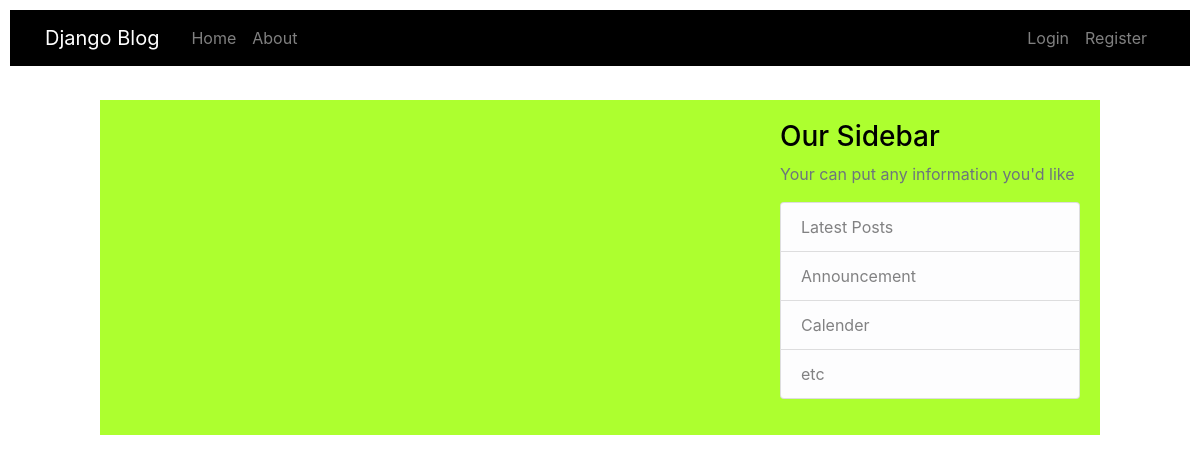
The page /blog/ on the database as committed earlier.
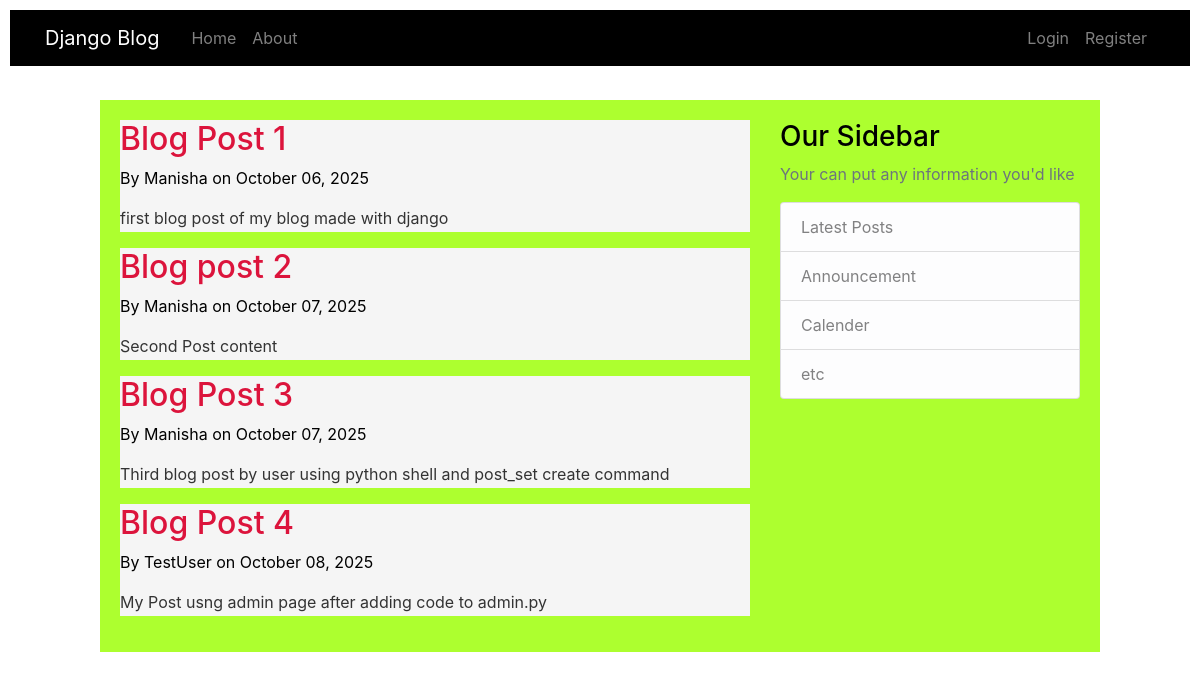
The same page on the database as committed later.
### blog/models.py (models this page shows)
class Post(models.Model):
	title=models.CharField(max_length=200)
	content=models.TextField()
	date_posted=models.DateTimeField(default=timezone.now)#auto_now_add=True when we need only date when post is posted , default=timezone.now when we ant to chnage dtae modified
	author=models.ForeignKey(User,on_delete=models.CASCADE)#when we want unique author for his post and also delete post when author deleted

### blog/views.py (the view)
# urls.py: path('', views.home,name='blog-home'),
def home(request):
	context ={
	    'posts':Post.objects.all(),
	    'title':'Home'
	}
	return render(request,'blog/home.html',context)

### blog/templates/blog/home.html
{% extends "blog/base.html" %}
{% load static %}
{% block content %}
	{% for post in posts %}
  <div class="post">
    <h1 class="post-title">{{ post.title }}</h1>
    <p class="meta">By {{ post.author }} on {{ post.date_posted|date:"F d, Y" }}</p>
    <p class="post-body">{{ post.content }}</p>
  </div>
{% endfor %}
	{% endblock %}

### blog/templates/blog/base.html (shortened to what this page needs)
{% load static %}
<!DOCTYPE html>
<html>
<head>
    <link rel="stylesheet" href="https://cdn.jsdelivr.net/npm/bootstrap@4.4.1/dist/css/bootstrap.min.css">
<link rel="stylesheet" type="text/css" href="{% static 'css/style.css' %}">
</head>
<body class="body">
	<header class="site-header" >
		<nav class="navbar navbar-expand-md navbar-dark dark-bg fixed-top">
			<div class="container">
              <a class="navbar-brand mr-4" href="{% url 'blog-home' %}">Django Blog</a>
              <div class="collapse navbar-collapse" id="navbarToggle">
              	<div class="navbar-nav mr-auto">
              		<a class="nav-item nav-link" href="{% url 'blog-home' %}">Home </a>
              		<a class="nav-item nav-link" href="{% url 'blog-about' %}">About</a>
              	</div>
              	<div class="navbar-nav">
         {% if user.is_authenticated %}
     <a class="nav-item nav-link" href="{% url 'profile' %}">Profile </a>
              		<form method="post" action="{% url 'logout' %}"display: inline;>
    {% csrf_token %}
    <button type="submit" class="nav-item nav-link btn btn-link" style="color: inherit;text-decoration: none;">
      Logout
    </button>
  </form>
    		{% else %}
              		<a class="nav-item nav-link" href="{% url 'login' %}">Login </a>
              		<a class="nav-item nav-link" href="{% url 'register' %}">Register</a>
              		{% endif %}
              </div>
          </div>
      </div>
	</nav>
	</header>
	<main  class="main" role="main" >
		<div class="row">
			<div class="col-md-8">
				{% block content %}
	{% endblock %}
			</div>
			<div class="col-md-4">
				<div class="content-section">
					<h3>Our Sidebar</h3>
					<p class="text-muted">Your can put any information you'd like
					<ul class="list-group">
						<li class="list-group-item list-group-item-light">Latest Posts</li>
						<li class="list-group-item list-group-item-light">Announcement</li>
						<li class="list-group-item list-group-item-light">Calender</li>
						<li class="list-group-item list-group-item-light">etc</li>
					</ul>
				</p>
				</div>
			</div>
		</div>
	</main>
  </body>
<html>

### blog/static/css/style.css (style rules this page uses)
body { background-color: #fff; }
.navbar { background-color: black !important; color: whitesmoke ; margin: 10px !important; }
.main { box-align: center; display: grid; color: #000; margin: 100px; padding: 20px; background-color: greenyellow; }
.post { background-color: whitesmoke; }
.post-title { color: crimson; font-size: 2rem; }
.post-body { color: #333; line-height: 1.6; }

Rows that differ between the two databases and show on the page:
added Post: title "Blog Post 1", author "Manisha", date_posted "October 06, 2025", content "first blog post of my blog made with django"
added Post: title "Blog post 2", author "Manisha", date_posted "October 07, 2025", content "Second Post content"
added Post: title "Blog Post 3", author "Manisha", date_posted "October 07, 2025", content "Third blog post by user using python shell and post_set create command"
added Post: title "Blog Post 4", author "TestUser", date_posted "October 08, 2025", content "My Post usng admin page after adding code to admin.py"
